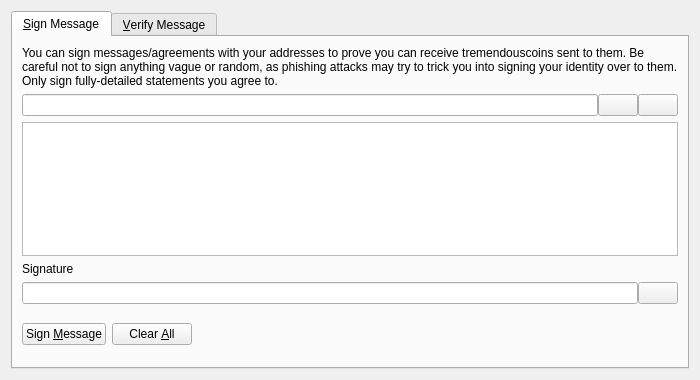
<?xml version="1.0" encoding="UTF-8"?>
<ui version="4.0">
 <class>SignVerifyMessageDialog</class>
 <widget class="QDialog" name="SignVerifyMessageDialog">
  <property name="geometry">
   <rect>
    <x>0</x>
    <y>0</y>
    <width>700</width>
    <height>380</height>
   </rect>
  </property>
  <property name="windowTitle">
   <string>Signatures - Sign / Verify a Message</string>
  </property>
  <property name="modal">
   <bool>true</bool>
  </property>
  <layout class="QVBoxLayout" name="verticalLayout">
   <item>
    <widget class="QTabWidget" name="tabWidget">
     <property name="currentIndex">
      <number>0</number>
     </property>
     <widget class="QWidget" name="tabSignMessage">
      <attribute name="title">
       <string>&amp;Sign Message</string>
      </attribute>
      <layout class="QVBoxLayout" name="verticalLayout_SM">
       <item>
        <widget class="QLabel" name="infoLabel_SM">
         <property name="text">
          <string>You can sign messages/agreements with your addresses to prove you can receive tremendouscoins sent to them. Be careful not to sign anything vague or random, as phishing attacks may try to trick you into signing your identity over to them. Only sign fully-detailed statements you agree to.</string>
         </property>
         <property name="textFormat">
          <enum>Qt::PlainText</enum>
         </property>
         <property name="wordWrap">
          <bool>true</bool>
         </property>
        </widget>
       </item>
       <item>
        <layout class="QHBoxLayout" name="horizontalLayout_1_SM">
         <property name="spacing">
          <number>0</number>
         </property>
         <item>
          <widget class="QValidatedLineEdit" name="addressIn_SM">
           <property name="toolTip">
            <string>The Tremendouscoin address to sign the message with</string>
           </property>
          </widget>
         </item>
         <item>
          <widget class="QPushButton" name="addressBookButton_SM">
           <property name="toolTip">
            <string>Choose previously used address</string>
           </property>
           <property name="text">
            <string/>
           </property>
           <property name="icon">
            <iconset resource="../bitcoin.qrc">
             <normaloff>:/icons/address-book</normaloff>:/icons/address-book</iconset>
           </property>
           <property name="shortcut">
            <string>Alt+A</string>
           </property>
           <property name="autoDefault">
            <bool>false</bool>
           </property>
          </widget>
         </item>
         <item>
          <widget class="QPushButton" name="pasteButton_SM">
           <property name="toolTip">
            <string>Paste address from clipboard</string>
           </property>
           <property name="text">
            <string/>
           </property>
           <property name="icon">
            <iconset resource="../bitcoin.qrc">
             <normaloff>:/icons/editpaste</normaloff>:/icons/editpaste</iconset>
           </property>
           <property name="shortcut">
            <string>Alt+P</string>
           </property>
           <property name="autoDefault">
            <bool>false</bool>
           </property>
          </widget>
         </item>
        </layout>
       </item>
       <item>
        <widget class="QPlainTextEdit" name="messageIn_SM">
         <property name="toolTip">
          <string>Enter the message you want to sign here</string>
         </property>
        </widget>
       </item>
       <item>
        <widget class="QLabel" name="signatureLabel_SM">
         <property name="text">
          <string>Signature</string>
         </property>
         <property name="textFormat">
          <enum>Qt::PlainText</enum>
         </property>
        </widget>
       </item>
       <item>
        <layout class="QHBoxLayout" name="horizontalLayout_2_SM">
         <property name="spacing">
          <number>0</number>
         </property>
         <item>
          <widget class="QLineEdit" name="signatureOut_SM">
           <property name="font">
            <font>
             <italic>true</italic>
            </font>
           </property>
           <property name="readOnly">
            <bool>true</bool>
           </property>
          </widget>
         </item>
         <item>
          <widget class="QPushButton" name="copySignatureButton_SM">
           <property name="toolTip">
            <string>Copy the current signature to the system clipboard</string>
           </property>
           <property name="text">
            <string/>
           </property>
           <property name="icon">
            <iconset resource="../bitcoin.qrc">
             <normaloff>:/icons/editcopy</normaloff>:/icons/editcopy</iconset>
           </property>
           <property name="autoDefault">
            <bool>false</bool>
           </property>
          </widget>
         </item>
        </layout>
       </item>
       <item>
        <layout class="QHBoxLayout" name="horizontalLayout_3_SM">
         <item>
          <widget class="QPushButton" name="signMessageButton_SM">
           <property name="toolTip">
            <string>Sign the message to prove you own this Tremendouscoin address</string>
           </property>
           <property name="text">
            <string>Sign &amp;Message</string>
           </property>
           <property name="icon">
            <iconset resource="../bitcoin.qrc">
             <normaloff>:/icons/edit</normaloff>:/icons/edit</iconset>
           </property>
           <property name="autoDefault">
            <bool>false</bool>
           </property>
          </widget>
         </item>
         <item>
          <widget class="QPushButton" name="clearButton_SM">
           <property name="toolTip">
            <string>Reset all sign message fields</string>
           </property>
           <property name="text">
            <string>Clear &amp;All</string>
           </property>
           <property name="icon">
            <iconset resource="../bitcoin.qrc">
             <normaloff>:/icons/remove</normaloff>:/icons/remove</iconset>
           </property>
           <property name="autoDefault">
            <bool>false</bool>
           </property>
          </widget>
         </item>
         <item>
          <spacer name="horizontalSpacer_1_SM">
           <property name="orientation">
            <enum>Qt::Horizontal</enum>
           </property>
           <property name="sizeHint" stdset="0">
            <size>
             <width>40</width>
             <height>48</height>
            </size>
           </property>
          </spacer>
         </item>
         <item>
          <widget class="QLabel" name="statusLabel_SM">
           <property name="font">
            <font>
             <weight>75</weight>
             <bold>true</bold>
            </font>
           </property>
           <property name="text">
            <string/>
           </property>
           <property name="wordWrap">
            <bool>true</bool>
           </property>
          </widget>
         </item>
         <item>
          <spacer name="horizontalSpacer_2_SM">
           <property name="orientation">
            <enum>Qt::Horizontal</enum>
           </property>
           <property name="sizeHint" stdset="0">
            <size>
             <width>40</width>
             <height>48</height>
            </size>
           </property>
          </spacer>
         </item>
        </layout>
       </item>
      </layout>
     </widget>
     <widget class="QWidget" name="tabVerifyMessage">
      <attribute name="title">
       <string>&amp;Verify Message</string>
      </attribute>
      <layout class="QVBoxLayout" name="verticalLayout_VM">
       <item>
        <widget class="QLabel" name="infoLabel_VM">
         <property name="text">
          <string>Enter the receiver's address, message (ensure you copy line breaks, spaces, tabs, etc. exactly) and signature below to verify the message. Be careful not to read more into the signature than what is in the signed message itself, to avoid being tricked by a man-in-the-middle attack. Note that this only proves the signing party receives with the address, it cannot prove sendership of any transaction!</string>
         </property>
         <property name="textFormat">
          <enum>Qt::PlainText</enum>
         </property>
         <property name="alignment">
          <set>Qt::AlignLeading|Qt::AlignLeft|Qt::AlignTop</set>
         </property>
         <property name="wordWrap">
          <bool>true</bool>
         </property>
        </widget>
       </item>
       <item>
        <layout class="QHBoxLayout" name="horizontalLayout_1_VM">
         <property name="spacing">
          <number>0</number>
         </property>
         <item>
          <widget class="QValidatedLineEdit" name="addressIn_VM">
           <property name="toolTip">
            <string>The Tremendouscoin address the message was signed with</string>
           </property>
          </widget>
         </item>
         <item>
          <widget class="QPushButton" name="addressBookButton_VM">
           <property name="toolTip">
            <string>Choose previously used address</string>
           </property>
           <property name="text">
            <string/>
           </property>
           <property name="icon">
            <iconset resource="../bitcoin.qrc">
             <normaloff>:/icons/address-book</normaloff>:/icons/address-book</iconset>
           </property>
           <property name="shortcut">
            <string>Alt+A</string>
           </property>
           <property name="autoDefault">
            <bool>false</bool>
           </property>
          </widget>
         </item>
        </layout>
       </item>
       <item>
        <widget class="QPlainTextEdit" name="messageIn_VM"/>
       </item>
       <item>
        <widget class="QValidatedLineEdit" name="signatureIn_VM"/>
       </item>
       <item>
        <layout class="QHBoxLayout" name="horizontalLayout_2_VM">
         <item>
          <widget class="QPushButton" name="verifyMessageButton_VM">
           <property name="toolTip">
            <string>Verify the message to ensure it was signed with the specified Tremendouscoin address</string>
           </property>
           <property name="text">
            <string>Verify &amp;Message</string>
           </property>
           <property name="icon">
            <iconset resource="../bitcoin.qrc">
             <normaloff>:/icons/transaction_0</normaloff>:/icons/transaction_0</iconset>
           </property>
           <property name="autoDefault">
            <bool>false</bool>
           </property>
          </widget>
         </item>
         <item>
          <widget class="QPushButton" name="clearButton_VM">
           <property name="toolTip">
            <string>Reset all verify message fields</string>
           </property>
           <property name="text">
            <string>Clear &amp;All</string>
           </property>
           <property name="icon">
            <iconset resource="../bitcoin.qrc">
             <normaloff>:/icons/remove</normaloff>:/icons/remove</iconset>
           </property>
           <property name="autoDefault">
            <bool>false</bool>
           </property>
          </widget>
         </item>
         <item>
          <spacer name="horizontalSpacer_1_VM">
           <property name="orientation">
            <enum>Qt::Horizontal</enum>
           </property>
           <property name="sizeHint" stdset="0">
            <size>
             <width>40</width>
             <height>48</height>
            </size>
           </property>
          </spacer>
         </item>
         <item>
          <widget class="QLabel" name="statusLabel_VM">
           <property name="font">
            <font>
             <weight>75</weight>
             <bold>true</bold>
            </font>
           </property>
           <property name="text">
            <string/>
           </property>
           <property name="wordWrap">
            <bool>true</bool>
           </property>
          </widget>
         </item>
         <item>
          <spacer name="horizontalSpacer_2_VM">
           <property name="orientation">
            <enum>Qt::Horizontal</enum>
           </property>
           <property name="sizeHint" stdset="0">
            <size>
             <width>40</width>
             <height>48</height>
            </size>
           </property>
          </spacer>
         </item>
        </layout>
       </item>
      </layout>
     </widget>
    </widget>
   </item>
  </layout>
 </widget>
 <customwidgets>
  <customwidget>
   <class>QValidatedLineEdit</class>
   <extends>QLineEdit</extends>
   <header>qvalidatedlineedit.h</header>
  </customwidget>
 </customwidgets>
 <resources>
  <include location="../bitcoin.qrc"/>
 </resources>
 <connections/>
</ui>
